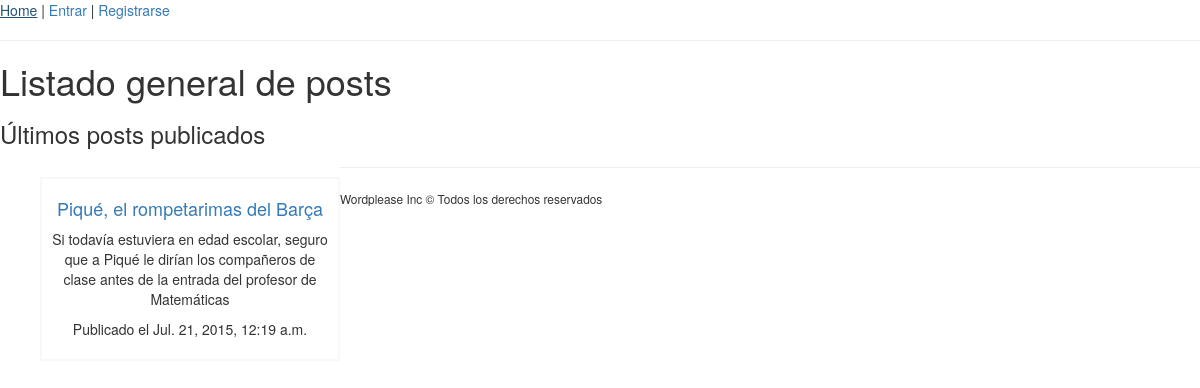
/posts/, run on the app's committed database.
### posts/models.py (models this page shows, shortened)
class Post(models.Model):
    blog = models.ForeignKey(Blog)                                 # El blog es FK. Es un 1-n (1 blog - n posts)
    title = models.CharField(max_length=100, validators=[badwords_detector])
    summary = models.CharField(max_length=200, validators=[badwords_detector])
    body = models.TextField(validators=[badwords_detector])
    imageUrl = models.URLField(blank=True, null=True, default="")   # Imagen url opcional
    created_at = models.DateTimeField(auto_now_add=True)            # Se guarda la fecha al crearse
    modified_at = models.DateTimeField(auto_now=True)               # Se actualiza cada vez que se guarde
    categories = models.ManyToManyField(Category, blank=True, null=True)
    published_at = models.DateTimeField(blank=True, null=True)

### posts/views.py (the view)
# urls.py: url(r'^posts/$', ListView.as_view(), name='post_list'),    # post de usuario autenticado/todos los posts, basada en clase PostUserView
class ListView(View):
    def get(self, request):
        if request.user.is_authenticated() or request.user.is_superuser:
            posts = Post.objects.filter(blog=request.user.blog).order_by('-created_at')
        else:
            posts = Post.objects.filter(published_at__isnull=False).order_by('-published_at')
        context = {
            "post_list": posts
        }
        return render(request, 'posts/post_list.html', context)

### blogs/models.py (called while the page is built)
    def __unicode__(self):
        return self.owner.username

### posts/templates/posts/post_list.html (shortened to what this page needs)
{% extends 'base.html' %}
{% block section %}
    {% if user.is_authenticated %}
        <h1>Posts del blog <span>{{ post_list.0.blog }}</span></h1>
    {% else %}
        <h1>Listado general de posts</h1>
    {% endif %}
    {% if post_list|length > 0 %}
        {% include 'posts/post_loop.html' %}
    {% else %}
        <p>Este blog aún no tiene posts</p>
    {% endif %}
{% endblock %}

### posts/templates/posts/post_loop.html (shortened to what this page needs)
<h3>Últimos posts publicados</h3>
<ul class="post-list">
{% for post in post_list %}
    <li>
        <div>
            <h4><a href="{% url 'post_detail' post.blog post.pk %}">{{ post.title }}</a></h4>
            <p>{{ post.summary }}</p>
            {% if post.published_at %}
            <p>Publicado el {{ post.published_at}}</p>
            {% else %}
            <p>Creado el {{ post.created_at}}</p>
            {% endif %}
        </div>
    </li>
{% endfor %}
</ul>

### wordplease/templates/base.html (style rules this page uses)
ul.post-list { list-style: none; }
ul.post-list li { float: left; margin: 20px 20px 20px 0; }
ul.post-list li:last-child { margin-right: 0; }
ul.post-list li div { border:2px solid #f8f8f8; padding: 10px; text-align: center; width: 300px; }
ul.post-list li div h4 { text-align: center; }

### data on the page
Post: title "Piqué, el rompetarimas del Barça", summary "Si todavía estuviera en edad escolar, seguro que a Piqué le dirían los compañeros de clase antes de la entrada del profesor de Matemáticas", published_at "Jul. 21, 2015, 12:19 a.m."
